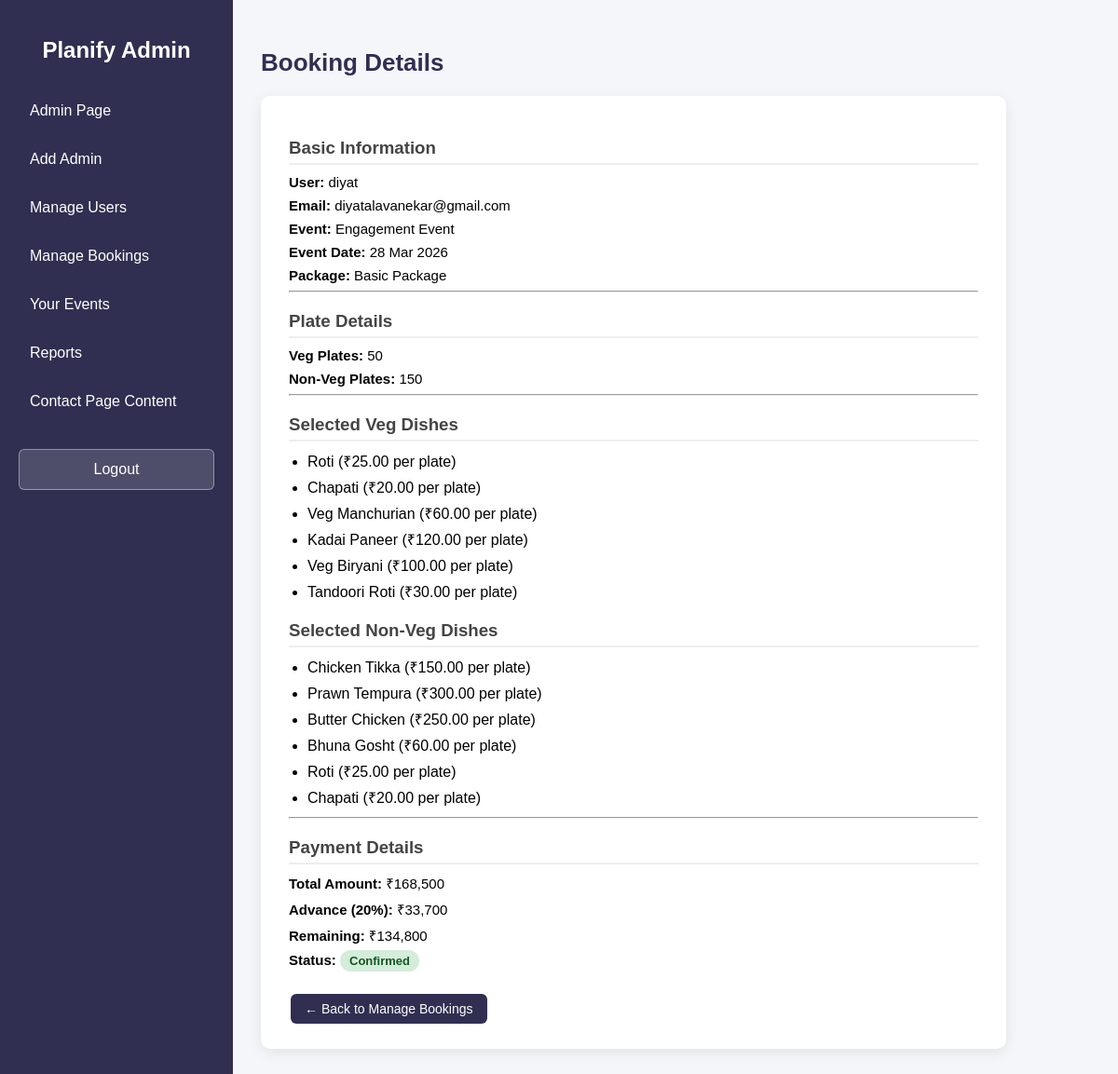
The page /admin/booking_details.php?id=5 (signed in) on the database its author committed.
### tables this page shows
CREATE TABLE `bookings` (
  `id` int(11) NOT NULL,
  `user_id` int(11) NOT NULL,
  `event_id` int(11) NOT NULL,
  `package_name` varchar(50) DEFAULT NULL,
  `package_price` decimal(10,2) DEFAULT NULL,
  `guests` int(11) DEFAULT NULL,
  `veg_qty` int(11) DEFAULT NULL,
  `nonveg_qty` int(11) DEFAULT NULL,
  `event_date` date DEFAULT NULL,
  `total_amount` decimal(10,2) DEFAULT NULL,
  `advance_amount` decimal(10,2) DEFAULT NULL,
  `remaining_amount` decimal(10,2) DEFAULT NULL,
  `status` varchar(20) DEFAULT 'Pending',
  `booking_date` timestamp NOT NULL DEFAULT current_timestamp()
);

CREATE TABLE `users` (
  `id` int(11) NOT NULL,
  `username` varchar(100) NOT NULL,
  `email` varchar(150) NOT NULL,
  `phone` varchar(15) NOT NULL,
  `password` varchar(255) NOT NULL,
  `created_at` timestamp NOT NULL DEFAULT current_timestamp()
);

CREATE TABLE `events` (
  `id` int(11) NOT NULL,
  `event_name` varchar(100) NOT NULL,
  `description` text NOT NULL,
  `image` varchar(255) DEFAULT NULL
);

CREATE TABLE `booking_food_items` (
  `id` int(11) NOT NULL,
  `booking_id` int(11) NOT NULL,
  `food_item_id` int(11) NOT NULL,
  `type` enum('Veg','NonVeg') NOT NULL,
  `price` decimal(10,2) NOT NULL
);

CREATE TABLE `food_items` (
  `id` int(11) NOT NULL,
  `type` enum('Veg','NonVeg') NOT NULL,
  `item_name` varchar(100) DEFAULT NULL,
  `price` decimal(10,2) DEFAULT NULL
);

### admin/booking_details.php (the view, shortened to what this page needs)
<?php
require_once "../config/db.php";
$booking_id = intval($_GET['id']);
$stmt = $conn->prepare("
    SELECT
        b.*,
        u.username,
        u.email,
        e.event_name
    FROM bookings b
    JOIN users u ON b.user_id = u.id
    JOIN events e ON b.event_id = e.id
    WHERE b.id = ?
");
$stmt->bind_param("i", $booking_id);
$stmt->execute();
$result = $stmt->get_result();
$booking = $result->fetch_assoc();
$food_stmt = $conn->prepare("
    SELECT bf.type, f.item_name, bf.price
    FROM booking_food_items bf
    JOIN food_items f ON bf.food_item_id = f.id
    WHERE bf.booking_id = ?
");
$food_stmt->bind_param("i", $booking_id);
$food_stmt->execute();
$food_result = $food_stmt->get_result();
$veg_items = [];
$nonveg_items = [];
while ($row = $food_result->fetch_assoc()) {
    if ($row['type'] == "Veg") {
        $veg_items[] = $row;
    } else {
        $nonveg_items[] = $row;
    }
}
?>
<!DOCTYPE html>
<html lang="en">
<head>
    <link rel="stylesheet" href="admin.css">
</head>
<body>
    <?php include("admin_header.php"); ?>
    <?php include("admin_sidebar.php"); ?>
    <div class="main-content">
        <h2 class="page-title">Booking Details</h2>
        <div class="details-card">
            <h3>Basic Information</h3>
            <p><strong>User:</strong> <?php echo htmlspecialchars($booking['username']); ?></p>
            <p><strong>Email:</strong> <?php echo htmlspecialchars($booking['email']); ?></p>
            <p><strong>Event:</strong> <?php echo htmlspecialchars($booking['event_name']); ?></p>
            <p><strong>Event Date:</strong> <?php echo date("d M Y", strtotime($booking['event_date'])); ?></p>
            <p><strong>Package:</strong> <?php echo htmlspecialchars($booking['package_name']); ?></p>
            <hr>
            <h3>Plate Details</h3>
            <p><strong>Veg Plates:</strong> <?php echo $booking['veg_qty']; ?></p>
            <p><strong>Non-Veg Plates:</strong> <?php echo $booking['nonveg_qty']; ?></p>
            <hr>
            <h3>Selected Veg Dishes</h3>
            <?php if (!empty($veg_items)) { ?>
                <ul>
                    <?php foreach ($veg_items as $item) { ?>
                        <li>
                            <?php echo htmlspecialchars($item['item_name']); ?>
                            (₹<?php echo $item['price']; ?> per plate)
                        </li>
                    <?php } ?>
                </ul>
            <?php } else { ?>
                <p>No Veg items selected.</p>
            <?php } ?>
            <h3>Selected Non-Veg Dishes</h3>
            <?php if (!empty($nonveg_items)) { ?>
                <ul>
                    <?php foreach ($nonveg_items as $item) { ?>
                        <li>
                            <?php echo htmlspecialchars($item['item_name']); ?>
                            (₹<?php echo $item['price']; ?> per plate)
                        </li>
                    <?php } ?>
                </ul>
            <?php } else { ?>
                <p>No Non-Veg items selected.</p>
            <?php } ?>
            <hr>
            <h3>Payment Details</h3>
            <p><strong>Total Amount:</strong> ₹<?php echo number_format($booking['total_amount']); ?></p>
            <p><strong>Advance (20%):</strong> ₹<?php echo number_format($booking['advance_amount']); ?></p>
            <p><strong>Remaining:</strong> ₹<?php echo number_format($booking['remaining_amount']); ?></p>
            <p><strong>Status:</strong>
                <?php if ($booking['status'] == 'Pending') { ?>
                    <span class="status-pending">Pending</span>
                <?php } elseif ($booking['status'] == 'Confirmed') { ?>
                    <span class="status-confirmed">Confirmed</span>
                <?php } else { ?>
                    <span class="status-cancelled">Cancelled</span>
                <?php } ?>
            </p>
            <br>
            <a href="manage_bookings.php" class="btn">← Back to Manage Bookings</a>
        </div>
    </div>
    <?php include("admin_footer.php"); ?>
</body>
</html>

### admin/admin.css (style rules this page uses)
* { padding: 0; box-sizing: border-box; font-family: 'Poppins', sans-serif; }
body { background-color: #f4f6fb; }
.main-content { flex: 1; padding: 30px; }
.page-title { color: rgb(48, 47, 81); margin-bottom: 20px; }
.btn { display: inline-block; padding: 8px 16px; background: #2f2e51; color: white; border-radius: 6px; text-decoration: none; font-size: 14px; margin-bottom: 15px; transition: 0.3s ease; }
body { font-family: Arial, sans-serif; background-color: #f5f6fa; margin: 0; padding: 0; }
.status-confirmed { color: green; font-weight: bold; }
.btn { padding: 6px 12px; text-decoration: none; border-radius: 4px; color: #fff; font-size: 13px; margin: 2px; display: inline-block; }
.page-title { font-size: 26px; margin-bottom: 20px; color: rgb(48, 47, 81); }
.details-card { background: #fff; padding: 25px 30px; border-radius: 10px; box-shadow: 0 4px 15px rgba(0, 0, 0, 0.08); max-width: 800px; }
.details-card h3 { margin-top: 20px; margin-bottom: 10px; color: #444; border-bottom: 2px solid #eee; padding-bottom: 5px; }
.details-card p { margin: 8px 0; font-size: 15px; }
.details-card ul { margin: 10px 0; padding-left: 20px; }
.details-card li { margin-bottom: 6px; }
.status-confirmed { background: #d4edda; color: #155724; padding: 4px 10px; border-radius: 20px; font-size: 13px; }
.btn { display: inline-block; padding: 8px 15px; background: rgb(48, 47, 81); color: #fff; text-decoration: none; border-radius: 6px; font-size: 14px; transition: 0.3s; }

### rows shown on the page
bookings: user.username "diyat", user.email "diyatalavanekar@gmail.com", event.event_name "Engagement Event", event_date "28 Mar 2026", package_name "Basic Package", veg_qty "50", nonveg_qty "150", total_amount "168,500", advance_amount "33,700", remaining_amount "134,800"
booking_food_items: food_item.item_name "Roti", price "25.00"
booking_food_items: food_item.item_name "Chapati", price "20.00"
booking_food_items: food_item.item_name "Veg Manchurian", price "60.00"
booking_food_items: food_item.item_name "Kadai Paneer", price "120.00"
booking_food_items: food_item.item_name "Veg Biryani", price "100.00"
booking_food_items: food_item.item_name "Tandoori Roti", price "30.00"
booking_food_items: food_item.item_name "Chicken Tikka", price "150.00"
booking_food_items: food_item.item_name "Prawn Tempura", price "300.00"
booking_food_items: food_item.item_name "Butter Chicken", price "250.00"
booking_food_items: food_item.item_name "Bhuna Gosht", price "60.00"
booking_food_items: food_item.item_name "Roti", price "25.00"
booking_food_items: food_item.item_name "Chapati", price "20.00"
